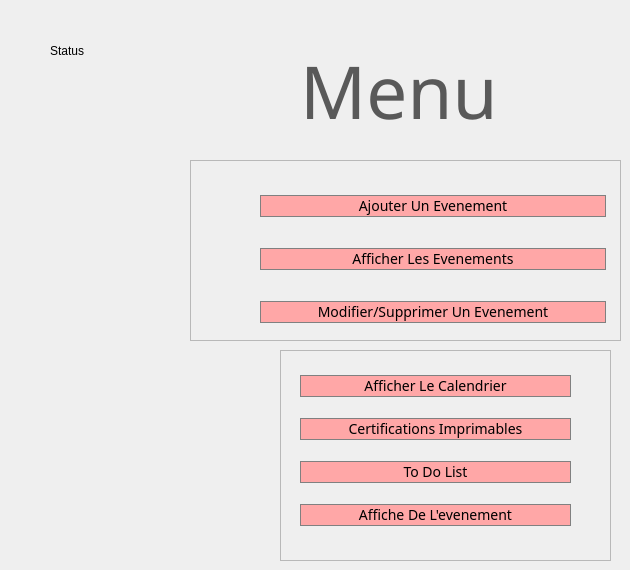
      <widget class="QWidget" name="tab_7">
       <attribute name="title">
        <string>Menu Evenements</string>
       </attribute>
       <widget class="QFrame" name="frame_5">
        <property name="geometry">
         <rect>
          <x>190</x>
          <y>160</y>
          <width>431</width>
          <height>181</height>
         </rect>
        </property>
        <property name="styleSheet">
         <string notr="true">QPushButton { 
background-color:	rgb(255, 167, 167);
font-size: 14px;
	font: 12pt &quot;Century Gothic&quot;;
border: 1px solid grey;
 }



</string>
        </property>
        <property name="frameShape">
         <enum>QFrame::StyledPanel</enum>
        </property>
        <property name="frameShadow">
         <enum>QFrame::Raised</enum>
        </property>
        <widget class="QWidget" name="verticalLayoutWidget_8">
         <property name="geometry">
          <rect>
           <x>70</x>
           <y>10</y>
           <width>346</width>
           <height>181</height>
          </rect>
         </property>
         <layout class="QVBoxLayout" name="verticalLayout_8">
          <item>
           <widget class="QPushButton" name="Bouton_Ajouter_Event_Menu_2">
            <property name="font">
             <font>
              <family>Century Gothic</family>
              <pointsize>12</pointsize>
              <weight>50</weight>
              <italic>false</italic>
              <bold>false</bold>
              <underline>false</underline>
             </font>
            </property>
            <property name="styleSheet">
             <string notr="true"/>
            </property>
            <property name="text">
             <string>Ajouter Un Evenement</string>
            </property>
           </widget>
          </item>
          <item>
           <widget class="QPushButton" name="Bouton_Afficher_Event_Menu_2">
            <property name="font">
             <font>
              <family>Century Gothic</family>
              <pointsize>12</pointsize>
              <weight>50</weight>
              <italic>false</italic>
              <bold>false</bold>
              <underline>false</underline>
             </font>
            </property>
            <property name="styleSheet">
             <string notr="true"/>
            </property>
            <property name="text">
             <string>Afficher Les Evenements</string>
            </property>
           </widget>
          </item>
          <item>
           <widget class="QPushButton" name="Bouton_Modif_Supp_Event_Menu_2">
            <property name="font">
             <font>
              <family>Century Gothic</family>
              <pointsize>12</pointsize>
              <weight>50</weight>
              <italic>false</italic>
              <bold>false</bold>
              <underline>false</underline>
             </font>
            </property>
            <property name="styleSheet">
             <string notr="true"/>
            </property>
            <property name="text">
             <string>Modifier/Supprimer Un Evenement</string>
            </property>
           </widget>
          </item>
         </layout>
        </widget>
       </widget>
       <widget class="QFrame" name="frame_6">
        <property name="geometry">
         <rect>
          <x>280</x>
          <y>350</y>
          <width>331</width>
          <height>211</height>
         </rect>
        </property>
        <property name="styleSheet">
         <string notr="true">QPushButton { 
background-color:	rgb(255, 167, 167);
font-size: 14px;
	font: 12pt &quot;Century Gothic&quot;;
border: 1px solid grey;
 }



</string>
        </property>
        <property name="frameShape">
         <enum>QFrame::StyledPanel</enum>
        </property>
        <property name="frameShadow">
         <enum>QFrame::Raised</enum>
        </property>
        <widget class="QWidget" name="verticalLayoutWidget_9">
         <property name="geometry">
          <rect>
           <x>20</x>
           <y>10</y>
           <width>271</width>
           <height>181</height>
          </rect>
         </property>
         <layout class="QVBoxLayout" name="verticalLayout_9">
          <item>
           <widget class="QPushButton" name="Bouton_Calendrier_Menu">
            <property name="font">
             <font>
              <family>Century Gothic</family>
              <pointsize>12</pointsize>
              <weight>50</weight>
              <italic>false</italic>
              <bold>false</bold>
              <underline>false</underline>
             </font>
            </property>
            <property name="styleSheet">
             <string notr="true"/>
            </property>
            <property name="text">
             <string>Afficher Le Calendrier</string>
            </property>
           </widget>
          </item>
          <item>
           <widget class="QPushButton" name="Bouton_Certifications_Menu">
            <property name="font">
             <font>
              <family>Century Gothic</family>
              <pointsize>12</pointsize>
              <weight>50</weight>
              <italic>false</italic>
              <bold>false</bold>
              <underline>false</underline>
             </font>
            </property>
            <property name="styleSheet">
             <string notr="true"/>
            </property>
            <property name="text">
             <string>Certifications Imprimables</string>
            </property>
           </widget>
          </item>
          <item>
           <widget class="QPushButton" name="Bouton_Documents_Administratifs_Menu">
            <property name="font">
             <font>
              <family>Century Gothic</family>
              <pointsize>12</pointsize>
              <weight>50</weight>
              <italic>false</italic>
              <bold>false</bold>
              <underline>false</underline>
             </font>
            </property>
            <property name="styleSheet">
             <string notr="true"/>
            </property>
            <property name="text">
             <string>To Do List</string>
            </property>
           </widget>
          </item>
          <item>
           <widget class="QPushButton" name="Bouton_Affiche_Menu">
            <property name="font">
             <font>
              <family>Century Gothic</family>
              <pointsize>12</pointsize>
              <weight>50</weight>
              <italic>false</italic>
              <bold>false</bold>
              <underline>false</underline>
             </font>
            </property>
            <property name="styleSheet">
             <string notr="true"/>
            </property>
            <property name="text">
             <string>Affiche De L'evenement</string>
            </property>
           </widget>
          </item>
         </layout>
        </widget>
       </widget>
       <widget class="QLabel" name="label_38">
        <property name="geometry">
         <rect>
          <x>300</x>
          <y>50</y>
          <width>301</width>
          <height>81</height>
         </rect>
        </property>
        <property name="font">
         <font>
          <family>Century Gothic</family>
          <pointsize>55</pointsize>
          <weight>9</weight>
          <italic>false</italic>
          <bold>false</bold>
         </font>
        </property>
        <property name="styleSheet">
         <string notr="true">color:rgb(89, 89, 89);
font: 75 55pt &quot;Century Gothic&quot;;</string>
        </property>
        <property name="text">
         <string>Menu</string>
        </property>
       </widget>
       <widget class="QLabel" name="status_3">
        <property name="geometry">
         <rect>
          <x>50</x>
          <y>30</y>
          <width>191</width>
          <height>41</height>
         </rect>
        </property>
        <property name="styleSheet">
         <string notr="true">color:black;
font: 75 12pt &quot;Century Gothic&quot;;</string>
        </property>
        <property name="text">
         <string>Status</string>
        </property>
       </widget>
       <widget class="QLabel" name="label_39">
        <property name="geometry">
         <rect>
          <x>10</x>
          <y>30</y>
          <width>41</width>
          <height>41</height>
         </rect>
        </property>
        <property name="text">
         <string/>
        </property>
        <property name="pixmap">
         <pixmap>:/icons/icons/db.png</pixmap>
        </property>
       </widget>
      </widget>
